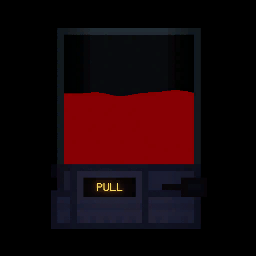
#> input picture python/proga_formula))/images/Blood Tank #11955.png, 256 x 256 px; its folder holds only this picture in this run
$ python -i main.py   (imports and definitions only)
#> lines starting #> are read from the running program, lines starting #| are printed output that depends on the picture
#> further down, picture is the input picture: PIL image 256x256 RGBA; mean R, G, B, A 24.1, 5.5, 8.5, 255
import random
from PIL import Image, ImageOps, ImageSequence, ImageFilter, ImageEnhance
import os
import tkinter as tk
from tkinter import messagebox
from tkinter.ttk import Progressbar
from pydub import AudioSegment
from PIL import ImageEnhance

def apply_intense_effects(image):
    # Convert image to RGB if it is not already in a compatible mode
    if image.mode != "RGB":
        image = image.convert("RGB")

    # Apply brightness enhancement
    enhancer = ImageEnhance.Brightness(image)
    brightness = random.uniform(0.5, 1.5)  # Apply random brightness enhancement
    image = enhancer.enhance(brightness)
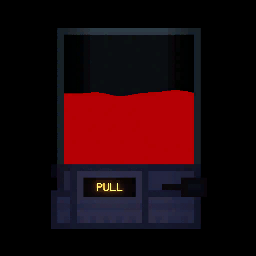
#> image: PIL image 256x256 RGB; mean R, G, B 32.1, 7.2, 11.1

    # Apply additional intense effects (e.g., more noise, blur, etc.)
    return apply_random_effects(image)


# Функция для применения случайных эффектов к изображению
def apply_random_effects(image):
    # Apply random blur
    if random.choice([True, False]):
        image = image.filter(ImageFilter.GaussianBlur(radius=random.randint(1, 5)))

    # Apply random contrast
    if random.choice([True, False]):
        enhancer = ImageEnhance.Contrast(image)
        contrast = random.uniform(0.5, 1.5)
        image = enhancer.enhance(contrast)

    # Apply random rotation
    if random.choice([True, False]):
        image = image.rotate(random.randint(-10, 10), expand=True)

    return image


# Добавление шума в изображение с проверкой каналов
# [87 lines left out: functions add_noise, overlay_random_gif, create_gif_with_effects, generate_audio_for_gif, not called in this run]

# GUI приложение
class MediaCorruptorApp:
    # [74 lines left out: functions __init__, create_gui, select_file, corrupt_selected_file, not called in this run]

    def update_progress(self, current, total):
        self.progress['value'] = (current / total) * 100
        self.root.update_idletasks()

# Запуск приложения
# [5 lines not run here, left out]

>>> from PIL import Image
>>> picture = Image.open('images/Blood Tank #11955.png')
>>> result = apply_intense_effects(picture)
